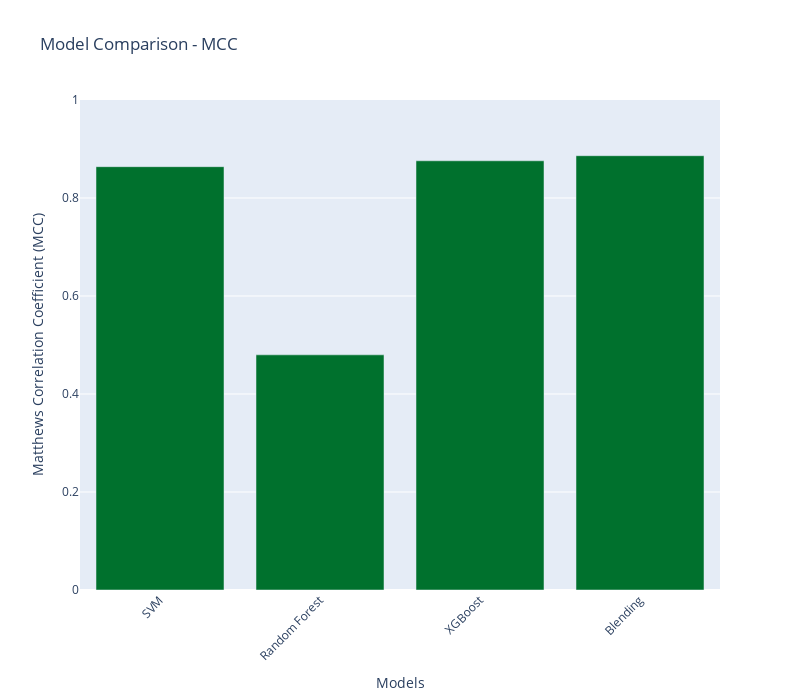

Write notebook code for a chart like this one.
### Code cell
models = ['SVM', 'Random Forest', 'XGBoost', 'Blending']
mcc = [mcc_rf, mcc_svm, mcc_xgb, mcc_voting]

mcc_fig = go.Figure()

mcc_fig.add_trace(go.Bar(
    x=models,
    y=mcc,
    marker_color= '#00712D'
))


mcc_fig.update_layout(
    title='Model Comparison - MCC',
    xaxis_title='Models',
    yaxis_title='Matthews Correlation Coefficient (MCC)',
    yaxis=dict(range=[0.0, 1.0]),
    xaxis_tickangle=-45,  
    width=800, 
    height=700 
)

# Show the figure
mcc_fig.show()

### Figure 1 — Plotly figure (JSON) as saved in the notebook; plotly's stock layout.template omitted (floating-point values rounded to 4 significant figures)
{"data": [{"marker": {"color": "#00712D"}, "type": "bar", "x": ["SVM", "Random Forest", "XGBoost", "Blending"], "y": [0.8639, 0.4799, 0.8759, 0.8863]}], "layout": {"height": 700, "title": {"text": "Model Comparison - MCC"}, "width": 800, "xaxis": {"tickangle": -45, "title": {"text": "Models"}}, "yaxis": {"range": [0, 1], "title": {"text": "Matthews Correlation Coefficient (MCC)"}}}}
